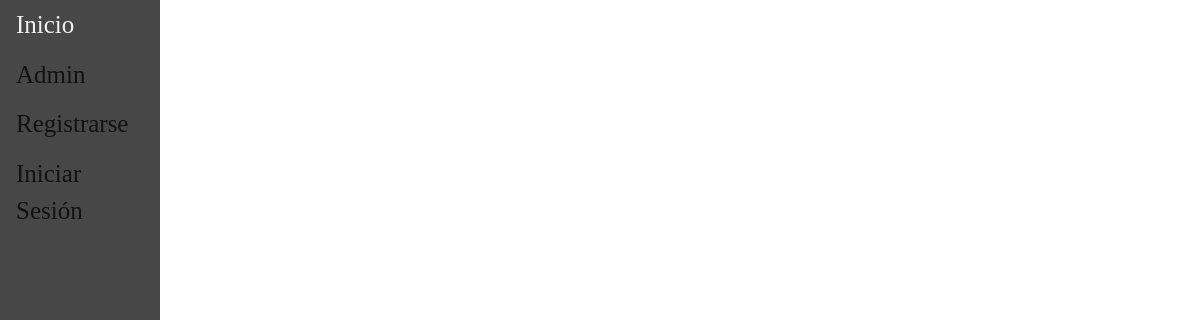
The app's page /, older data.
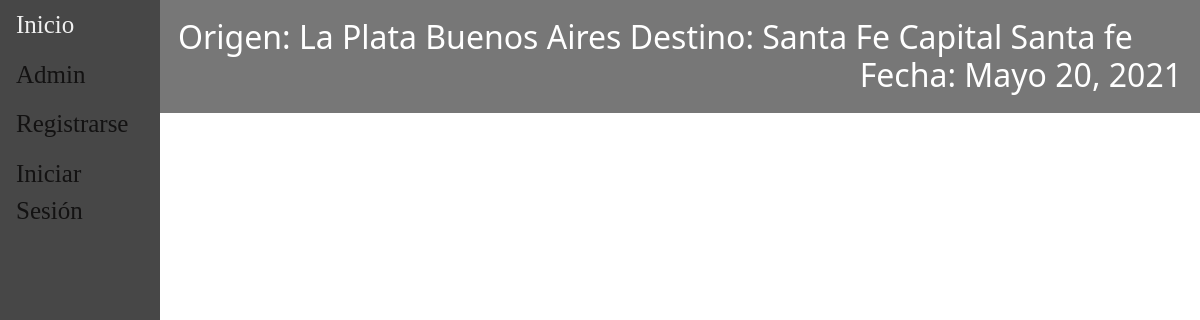
The same page, newer data.
### main/models.py (models this page shows, shortened)
class Viaje(models.Model):
    descripcion = models.CharField(max_length=100)
    fecha = models.DateField(validators=[MinValueValidator(datetime.date.today()+datetime.timedelta(hours=24))])
    hora = models.TimeField(default=None)
    ruta =  models.ForeignKey(Ruta, default=None, on_delete=models.CASCADE)
    chofer =  models.ForeignKey(Chofer, default=None, on_delete=models.CASCADE)
    combi =  models.ForeignKey(Combi, default=None, on_delete=models.CASCADE)
    precio = models.DecimalField(default=None, max_digits=10, decimal_places=2, validators=[MinValueValidator(0)])
    insumo = models.ManyToManyField(Insumo,blank=True)
    class Meta:
        unique_together = ('chofer', 'fecha', 'ruta',)

class Ruta(models.Model):
    origen = models.ForeignKey(Lugar, default=None, on_delete=models.CASCADE,unique=True, related_name='origen')
    destino = models.ForeignKey(Lugar, default=None, on_delete=models.CASCADE,unique=True, related_name='destino')
    class Meta:
        unique_together = ('origen', 'destino')

class Lugar(models.Model):
    localidad = models.CharField(max_length=150)
    provincia = models.CharField(max_length=100)
    class Meta:
        unique_together = ('localidad', 'provincia',)
    def __str__(self):
        return (self.localidad+" "+self.provincia)

### main/views.py (the view)
# urls.py: 2. Add a URL to urlpatterns:  path('', views.home, name='home')
def home(response):
    listaViaje = Viaje.objects.all()
    return render(response, "main/home.html", {"listaViaje":listaViaje})

### main/templates/main/home.html (shortened to what this page needs)
{% extends 'main/base.html' %}
{% block content %}
        {%for viaje in listaViaje %}
            <button type="button"  class="viajeCollapse">
                <h2><p style="text-align:left"> Origen: {{viaje.ruta.origen}} Destino: {{viaje.ruta.destino}}
                  <span style="float:right">Fecha: {{viaje.fecha}}</span></p></h2>
            </button>
        {% endfor %}
{% endblock content %}

### main/templates/main/base.html (shortened to what this page needs)
<!doctype html>
<link href="https://cdn.jsdelivr.net/npm/bootstrap@5.0.0-beta3/dist/css/bootstrap.min.css" rel="stylesheet">
<html>
<head>
</head>
<body>
	<div class= "sidebar">
		<a href="/">Inicio</a>
		<a href="/admin">Admin</a>
		<a href="/registrarse">Registrarse</a>
		<a href="/login">Iniciar Sesión</a>
	</div>
	<div id="content", name="content", class="main">
		{% block content %}{% endblock content %}
	</div>
</body>
</html>

### main/templates/main/home.html (style rules this page uses)
.viajeCollapse { background-color: #777; color: white; cursor: pointer; padding: 18px; width: 100%; border: none; text-align: left; outline: none; font-size: 15px; }

### main/templates/main/base.html (style rules this page uses)
.sidebar { height:100%; width:160px; position: fixed; z-index:1; top:0; left:0; background-color:rgb(71, 71, 71); overflow:hidden; padding-top:20x; }
.sidebar a { padding:6px 8px 6px 16px; text-decoration:none; font-family:Tahoma; font-size: 25px; color: #131212; display:block; }
.main { margin-left:160px; padding:0px 0px; }

Row changes from the older to the newer data that the page shows:
added Viaje: ruta.origen "La Plata Buenos Aires", ruta.destino "Santa Fe Capital Santa fe", fecha "Mayo 20, 2021"
